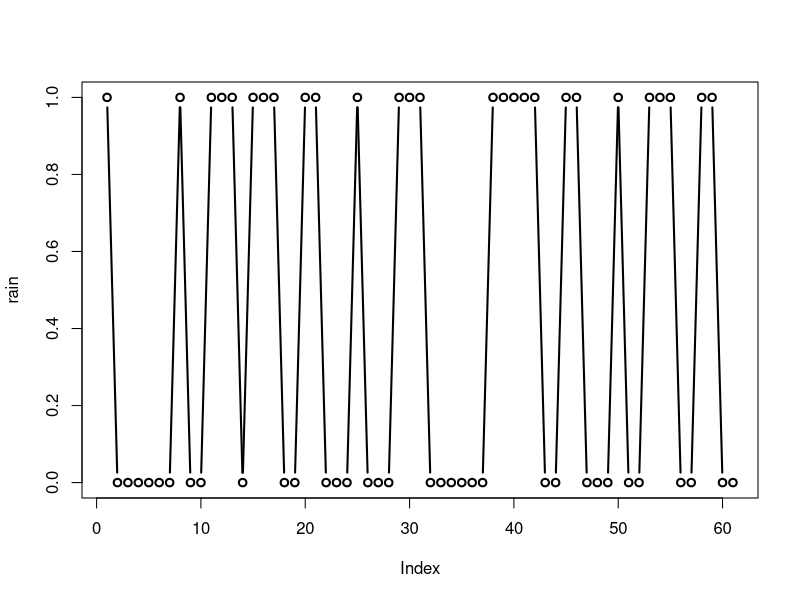
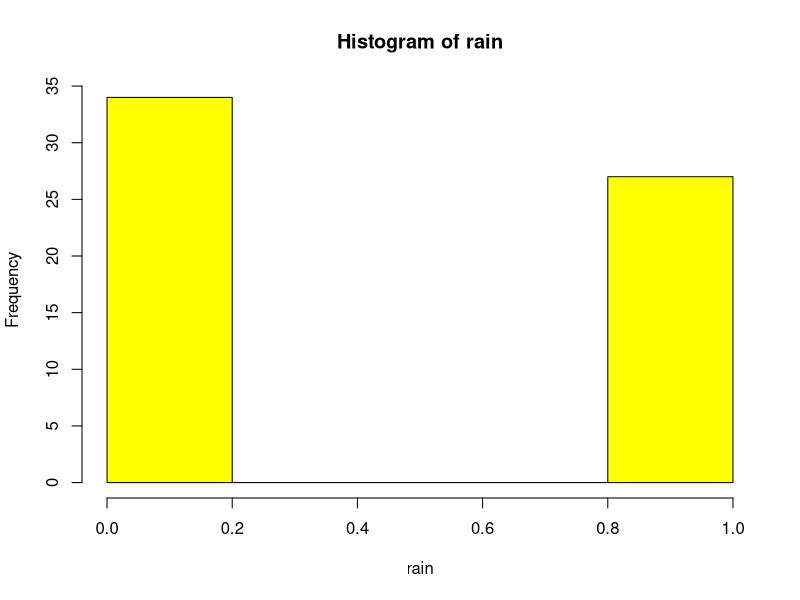
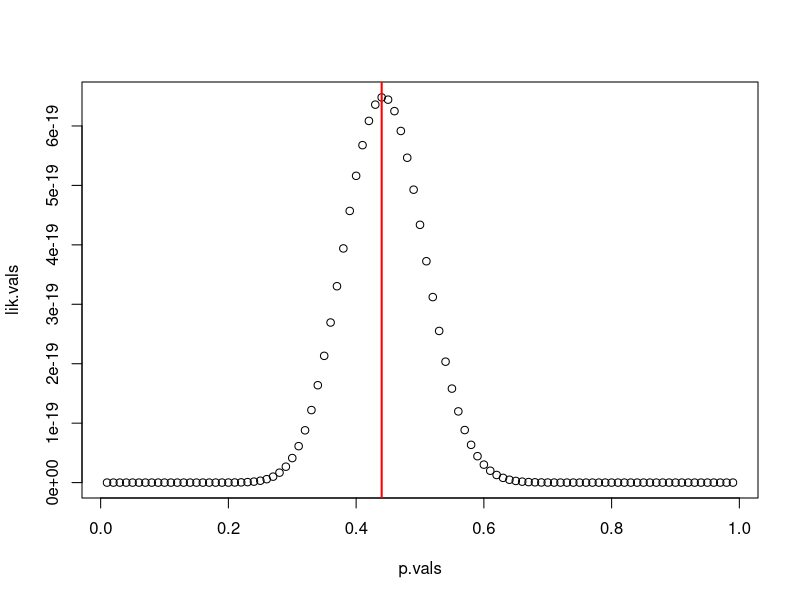

These charts were generated, in order, by the following R code:

##
## (1) Read in data
##
##  Precipitation data for State College PA for the months of April and May 2013
##  Source: http://www.ncdc.noaa.gov/IPS/coop/coop.html
##
##  1 = rain
##  0 = no rain

rain=c(1,0,0,0,0,0,0,1,0,0,1,1,1,0,1,1,1,0,0,1,1,0,0,0,1,0,0,0,1,1,1,0,0,0,0,0,0,1,1,1,1,1,0,0,1,1,0,0,0,1,0,0,1,1,1,0,0,1,1,0,0)
rain

## plot data over time
plot(rain,type="b",lwd=2)

## plot a histogram of the data
hist(rain,col="yellow")

## calculate the sample mean and variance
mean(rain)
var(rain)

##
##
## (2) Fit Bernoulli model to data
##
##

## (2.1) Find the likelihood of the data given "p"= Prob(y=1)


p=.3

## find the likelihood (pmf) of the first data point under the model:
##    x~binom(1,p)
x=rain[1]
dbinom(x,1,p)

## look at the "dbinom" function
?dbinom

## find the likelihood (pmf) of all data points
dbinom(rain,1,p)
prod(dbinom(rain,1,p))

##
## (2.2) Now we'll try this for a range of values of "p"
##

## first create a sequence of candidate "p" values
p.vals=seq(.01,.99,.01)
n.p=length(p.vals)
p.vals
n.p

## create a placeholder vector to store the likelihood values 
lik.vals=rep(NA,n.p)

## calculate the likelihood function for each "p" value in p.vals
for(i in 1:n.p){
  lik.vals[i] <- prod(dbinom(rain,1,p.vals[i]))
}

## find the "p" which maximizes the likelihood function
max.p.idx=which.max(lik.vals)
max.p=p.vals[max.p.idx]
max.p

## Plot
plot(p.vals,lik.vals)
abline(v=max.p,col="red",lwd=2)

